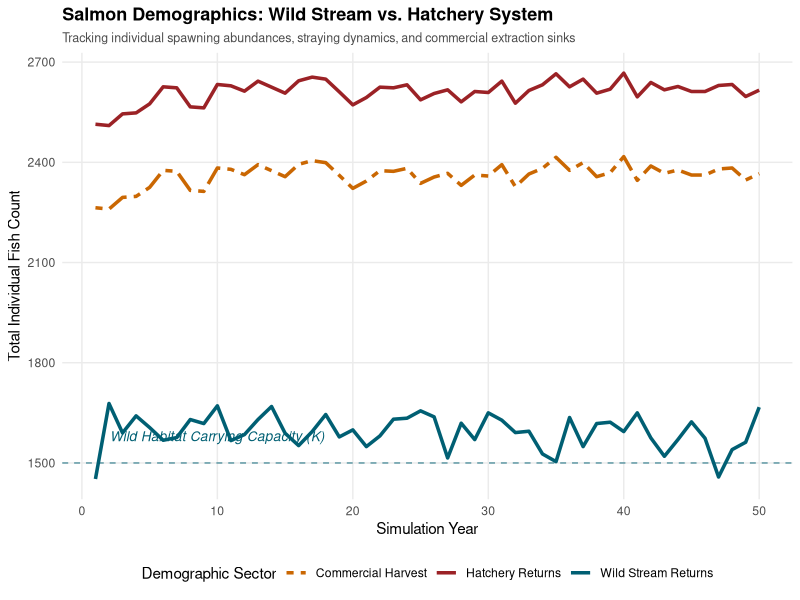
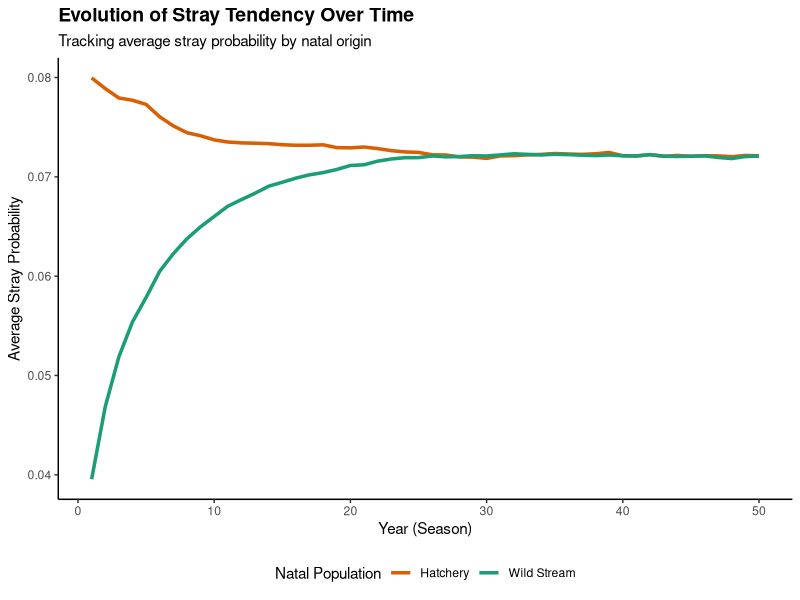
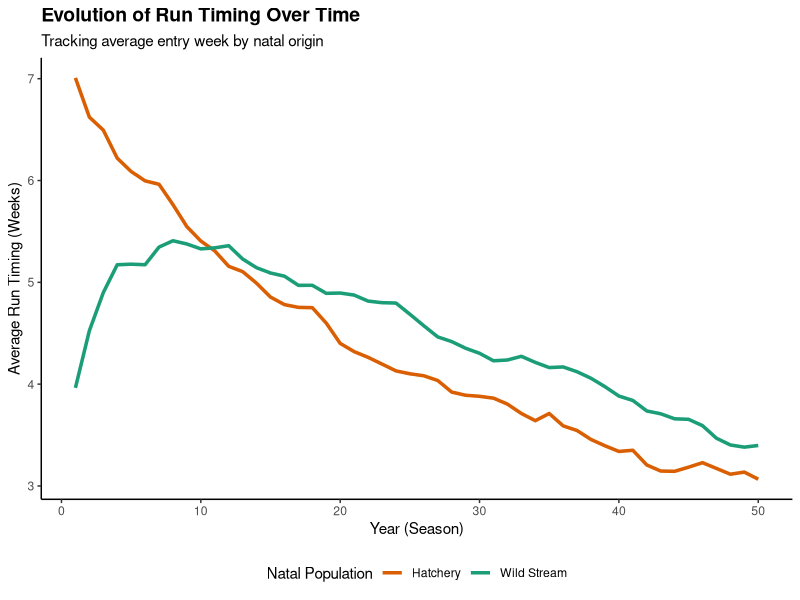

Recreate these plots in R, in order.
# salmon agent-based simulation model: straying and carrying cpacity only
library(tidyverse)

# set.seed(123)

# parameters
Years        <- 50     # number of seasons
Weeks        <- 12     # weeks per season
Fecundity    <- 4      # average surviving smolts/offspring per spawning adult
HeritStray   <- 0      # 0 = offspring stray rate is mean of population; 1 = exact mid-parent trait
HeritTime    <- 1      # 0 = offspring stray rate is mean of population; 1 = exact mid-parent trait

 # stream/hatchery settings
Stream_K          <- 1500   # Carrying capacity of the Wild Stream (K)
Hatchery_Release  <- 3000   # Constant annual smolt release from hatchery
Broodstock_Need   <- 250

Initial_Abundance <- c(1500, 3000) # [1 = Wild Stream, 2 = Hatchery]
Base_Stray_Rate   <- c(0.04, 0.08) # hatchery fish often have higher stray rates
Natal_Mortality   <- c(0.15, 0.10) 
Mean_Run_Timing   <- c(4.0, 7.0)   # Wild is early-ish (4); Hatchery is mid-run (7)

# initialization - starting agents dataframes
init_stream <- function(id_start, num_fish, natal_origin, initial_stray_prob, initial_mean_week) {
  data.frame(
    id         = id_start:(id_start + num_fish - 1),
    natal      = rep(natal_origin, num_fish),   
    current    = rep(natal_origin, num_fish), 
    stray_prob = rnorm(num_fish, mean = initial_stray_prob, sd = 0.01),
    run_timing = rnorm(num_fish, mean = initial_mean_week, sd = 1.2)
  )
}

agents1 <- init_stream(id_start = 1, 
                       num_fish = Initial_Abundance[1], 
                       natal_origin = 1, 
                       initial_stray_prob = Base_Stray_Rate[1], 
                       initial_mean_week = Mean_Run_Timing[1])

agents2 <- init_stream(id_start = Initial_Abundance[1] + 1, 
                       num_fish = Initial_Abundance[2], 
                       natal_origin = 2, 
                       initial_stray_prob = Base_Stray_Rate[2], 
                       initial_mean_week = Mean_Run_Timing[2])

agents  <- rbind(agents1, agents2)

# tracking annual abundance and harvest
history <- data.frame(
  Year       = 1:Years, 
  WildStream = numeric(Years), 
  Hatchery   = numeric(Years),
  Harvested  = numeric(Years),
  Wild_AvgStray = numeric(Years), 
  Wild_AvgTime  = numeric(Years), 
  Hatch_AvgStray= numeric(Years), 
  Hatch_AvgTime = numeric(Years)  
  
)

# main simulation loop
next_id <- max(agents$id) + 1

for (yr in 1:Years) {
  n_fish <- nrow(agents)
  
  if (n_fish == 0) {
    cat("Extinction event in year:", yr, "\n")
    break
  }
  
  # does an individual stray?
  will_stray <- runif(n_fish) < agents$stray_prob
  
  agents$current <- ifelse(will_stray, 
                           ifelse(agents$natal == 1, 2, 1), # stray to opposite stream
                           agents$natal) # return to natal stream
  
  # prespawn mortality  - mortality threshold based on origin
  mort_threshold <- ifelse(agents$natal == 1, Natal_Mortality[1], Natal_Mortality[2])
  survived_natal_mort <- runif(n_fish) > mort_threshold
  surv_agents <- agents[survived_natal_mort, ]
  
  # log traits before replacement occurs
  wild_born     <- surv_agents[surv_agents$natal == 1, ]
  hatchery_born <- surv_agents[surv_agents$natal == 2, ]
  
  history$Wild_AvgStray[yr] <- if(nrow(wild_born) > 0) mean(wild_born$stray_prob) else NA
  history$Wild_AvgTime[yr]  <- if(nrow(wild_born) > 0) mean(wild_born$run_timing) else NA
  
  history$Hatch_AvgStray[yr] <- if(nrow(hatchery_born) > 0) mean(hatchery_born$stray_prob) else NA
  history$Hatch_AvgTime[yr]  <- if(nrow(hatchery_born) > 0) mean(hatchery_born$run_timing) else NA
  
  # apply mortality filter to progress simulation loop
  agents <- surv_agents
  
  # update population count post-mortality
  n_fish <- nrow(agents)
  if (n_fish == 0) break
  
  # assign entry week rounded to discrete weeks, bounded by season limits
  agents$entry_week <- round(agents$run_timing)
  agents$entry_week <- pmax(1, pmin(agents$entry_week, Weeks))
  
  river_returns    <- agents[agents$current == 1, ]
  hatchery_returns <- agents[agents$current == 2, ]
  
  # log returns
  history$WildStream[yr] <- nrow(river_returns)
  history$Hatchery[yr]   <- nrow(hatchery_returns)
  
  # submodel a: wild stream spawning w/ density dependence
  wild_offspring <- list()
  n_river <- nrow(river_returns)
  
  if (n_river >= 2) {
    # dd impacts spawning capacity
    expected_adults_per_spawner <- Fecundity * (1 - Natal_Mortality[1])
    success_prob_river <- min(1, Stream_K / (n_river * expected_adults_per_spawner))
    river_survival <- runif(n_river) < success_prob_river
    river_spawners <- river_returns[river_survival, ]
    n_spawners_river <- nrow(river_spawners)
    
    # week-by-week spawning within the river
    if (n_spawners_river >= 2) {
      for (wk in 1:Weeks) {
        wk_spawners <- river_spawners[river_spawners$entry_week == wk, ]
        n_wk <- nrow(wk_spawners)
        
        if (n_wk >= 2) {
          wk_offspring_count <- round(n_wk * Fecundity)
          if (wk_offspring_count > 0) {
            p1 <- sample(1:n_wk, wk_offspring_count, replace = TRUE)
            p2 <- sample(1:n_wk, wk_offspring_count, replace = TRUE)
            
            # inherit stray probability w/ noise
            mid_stray <- (wk_spawners$stray_prob[p1] + wk_spawners$stray_prob[p2]) / 2
            pop_stray <- mean(river_spawners$stray_prob)
            o_stray   <- (HeritStray * mid_stray) + ((1 - HeritStray) * pop_stray)
            o_stray   <- pmax(0, pmin(o_stray + rnorm(wk_offspring_count, 0, 0.002), 1))
            
            # inherit run timing w/ noise
            mid_time  <- (wk_spawners$run_timing[p1] + wk_spawners$run_timing[p2]) / 2
            pop_time  <- mean(river_spawners$run_timing)
            o_time    <- (HeritTime * mid_time) + ((1 - HeritTime) * pop_time) + rnorm(wk_offspring_count, 0, 0.5)
            
            wild_offspring[[wk]] <- data.frame(
              id = next_id:(next_id + wk_offspring_count - 1),
              natal = 1, current = 1, stray_prob = o_stray, run_timing = o_time
            )
            next_id <- next_id + wk_offspring_count
          }
        }
      }
    }
  }
  wild_generation <- do.call(rbind, wild_offspring)
  
  # submodel b: hatchery returns (broodstock selection and harvest)
  hatchery_generation <- data.frame()
  n_hatch <- nrow(hatchery_returns)
  
  if (n_hatch >= 2) {
    # bias selection toward early weeks - week 1 (of W) has weight W, Week W has weight 1.
    sampling_weights <- (Weeks + 1) - hatchery_returns$entry_week
    
    # cap sampling needs at whatever returned
    actual_brood_count <- min(Broodstock_Need, n_hatch)
    
    # sample individual broodstock rows based early returning bias
    broodstock_indices <- sample(1:n_hatch, size = actual_brood_count, 
                                 replace = FALSE, prob = sampling_weights)
    broodstock <- hatchery_returns[broodstock_indices, ]
    
    # remaining fish are routed to commercial harvest logs
    history$Harvested[yr] <- n_hatch - actual_brood_count
    
    # produce fixed # of offspring matrix from the selected broodstock
    if (actual_brood_count >= 2) {
      p1 <- sample(1:actual_brood_count, Hatchery_Release, replace = TRUE)
      p2 <- sample(1:actual_brood_count, Hatchery_Release, replace = TRUE)
      
      mid_stray <- (broodstock$stray_prob[p1] + broodstock$stray_prob[p2]) / 2
      pop_stray <- mean(broodstock$stray_prob)
      o_stray   <- (HeritStray * mid_stray) + ((1 - HeritStray) * pop_stray)
      o_stray   <- pmax(0, pmin(o_stray + rnorm(Hatchery_Release, 0, 0.002), 1))
      
      mid_time  <- (broodstock$run_timing[p1] + broodstock$run_timing[p2]) / 2
      pop_time  <- mean(broodstock$run_timing)
      o_time    <- (HeritTime * mid_time) + ((1 - HeritTime) * pop_time) + rnorm(Hatchery_Release, 0, 0.5)
      
      hatchery_generation <- data.frame(
        id = next_id:(next_id + Hatchery_Release - 1),
        natal = 2, current = 2, stray_prob = o_stray, run_timing = o_time
      )
      next_id <- next_id + Hatchery_Release
    }
  } else {
    history$Harvested[yr] <- 0
  }
  
  # progeny become next year's agents
  agents <- rbind(wild_generation, hatchery_generation)
  if (is.null(agents)) { agents <- data.frame() }
} 

print(head(history, 20))

# plot returns
max_y_value <- max(c(history$WildStream, history$Hatchery, history$Harvested, Stream_K), na.rm = TRUE)
history_long <- pivot_longer(history, cols = c(WildStream, Hatchery, Harvested), 
                             names_to = "Metric", values_to = "Count")
ggplot(history_long, aes(x = Year, y = Count, color = Metric, linetype = Metric)) +
  geom_line(linewidth = 1.2) +
  # horizontal dashed line for Wild Stream Capacity
  geom_hline(yintercept = Stream_K, color = "#005f73", linetype = "dashed", alpha = 0.6) +
  # label carrying capacity
  annotate("text", x = Years * 0.2, y = Stream_K + (max_y_value * 0.03), 
           label = "Wild Habitat Carrying Capacity (K)", color = "#005f73", fontface = "italic", size = 3.5) +
  scale_color_manual(values = c("Harvested" = "#ca6702", "Hatchery" = "#9b2226", "WildStream" = "#005f73"),
                     labels = c("Commercial Harvest", "Hatchery Returns", "Wild Stream Returns")) +
  scale_linetype_manual(values = c("Harvested" = "twodash", "Hatchery" = "solid", "WildStream" = "solid"),
                        labels = c("Commercial Harvest", "Hatchery Returns", "Wild Stream Returns")) +
  labs(title = "Salmon Demographics: Wild Stream vs. Hatchery System",
       subtitle = "Tracking individual spawning abundances, straying dynamics, and commercial extraction sinks",
       x = "Simulation Year", y = "Total Individual Fish Count", color = "Demographic Sector", linetype = "Demographic Sector") +
  theme_minimal() +
  theme(plot.title = element_text(face = "bold", size = 13),
        plot.subtitle = element_text(size = 9, color = "gray30"),
        legend.position = "bottom",
        panel.grid.minor = element_blank())

# plot stray tendencies
stray_data <- history %>%
  select(Year, Wild_AvgStray, Hatch_AvgStray) %>%
  pivot_longer(
    cols = c(Wild_AvgStray, Hatch_AvgStray),
    names_to = "Population",
    values_to = "Avg_Stray_Rate"
  ) %>%
  mutate(
    Population = recode(Population, 
                        "Wild_AvgStray" = "Wild Stream", 
                        "Hatch_AvgStray" = "Hatchery")
  )

ggplot(stray_data, aes(x = Year, y = Avg_Stray_Rate, color = Population)) +
  geom_line(linewidth = 1.2) +
  scale_color_manual(values = c("Wild Stream" = "#1b9e77", "Hatchery" = "#d95f02")) +
  labs(
    title = "Evolution of Stray Tendency Over Time",
    subtitle = "Tracking average stray probability by natal origin",
    x = "Year (Season)",
    y = "Average Stray Probability",
    color = "Natal Population"
  ) +
  theme_classic() +
  theme(
    plot.title = element_text(face = "bold", size = 14),
    axis.title = element_text(size = 11),
    legend.position = "bottom"
  )

# plot run timing
timing_data <- history %>%
  select(Year, Wild_AvgTime, Hatch_AvgTime) %>%
  pivot_longer(
    cols = c(Wild_AvgTime, Hatch_AvgTime),
    names_to = "Population",
    values_to = "Avg_Run_Timing"
  ) %>%
  mutate(
    Population = recode(Population, 
                        "Wild_AvgTime" = "Wild Stream", 
                        "Hatch_AvgTime" = "Hatchery")
  )

ggplot(timing_data, aes(x = Year, y = Avg_Run_Timing, color = Population)) +
  geom_line(linewidth = 1.2) +
  scale_color_manual(values = c("Wild Stream" = "#1b9e77", "Hatchery" = "#d95f02")) +
  labs(
    title = "Evolution of Run Timing Over Time",
    subtitle = "Tracking average entry week by natal origin",
    x = "Year (Season)",
    y = "Average Run Timing (Weeks)",
    color = "Natal Population"
  ) +
  theme_classic() +
  theme(
    plot.title = element_text(face = "bold", size = 14),
    axis.title = element_text(size = 11),
    legend.position = "bottom"
  )
